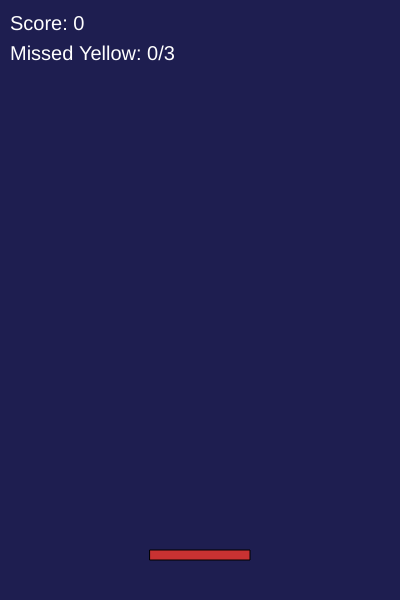
Frame 1 (no input)
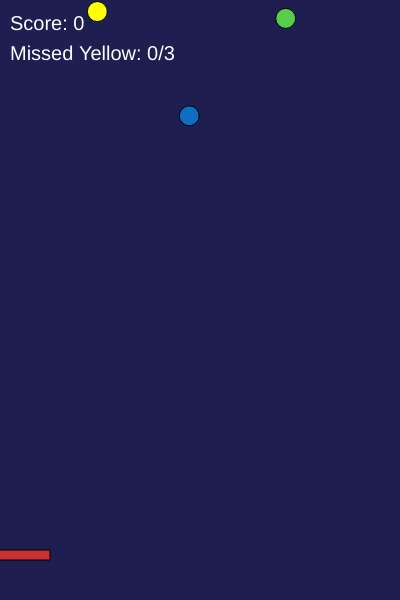
Frame 60 (no input)
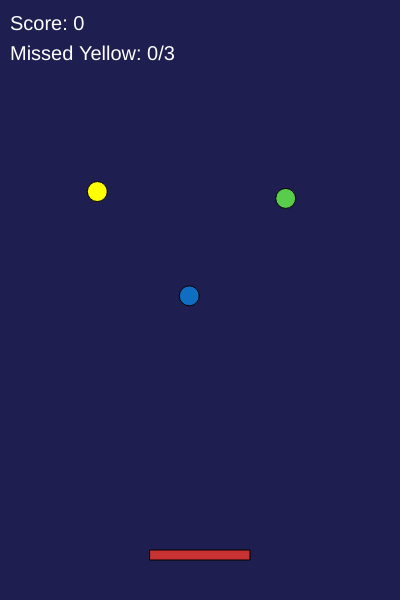
Frame 120 (the mouse pressed at the canvas centre since frame 60)

The p5.js sketch that drew these frames (run headless with seeded random() and noise() and a simulated clock; from frame 60 on, the mouse is pressed at the canvas centre):

// p5.js sketch
// ── sketch.js
// Catch the Falling Stars Game
let stars = [];
let basketX, basketY, basketWidth;
let score = 0;
let missedYellowStars = 0;
let maxMissedYellowStars = 3;
let gameOver = false;

function setup() {
  createCanvas(400, 600);
  basketX = width / 2;
  basketY = height - 50;
  basketWidth = 100;
  // Initialize a limited number of stars
  for (let i = 0; i < 3; i++) {
    stars.push(createStar());
  }
}

function draw() {
  background(30, 30, 80);

  if (!gameOver) {
    // Draw and move each star
    for (let star of stars) {
      fill(star.color);
      ellipse(star.x, star.y, 20);
      star.y += 3; 

      // Check if the star is caught
      if (
        star.y >= basketY &&
        star.x >= basketX - basketWidth / 2 &&
        star.x <= basketX + basketWidth / 2
      ) {
        if (star.color[0] === 255 && star.color[1] === 255 && star.color[2] === 0) {
          score++;
        }
        resetStar(star);
      }

      // Check if the star hits the bottom
      if (star.y > height) {
        if (star.color[0] === 255 && star.color[1] === 255 && star.color[2] === 0) {
          missedYellowStars++;
          if (missedYellowStars >= maxMissedYellowStars) {
            gameOver = true;
          }
        }
        resetStar(star);
      }
    }

    // Draw the basket
    fill(200, 50, 50);
    rect(basketX - basketWidth / 2, basketY, basketWidth, 10);

    // Move the basket with the mouse
    basketX = mouseX;

    // Display the score and missed yellow stars
    fill(255);
    textSize(20);
    text(`Score: ${score}`, 10, 30);
    text(`Missed Yellow: ${missedYellowStars}/${maxMissedYellowStars}`, 10, 60);
  } else {
    // Game Over screen
    fill(255);
    textSize(30);
    textAlign(CENTER, CENTER);
    text("Game Over!", width / 2, height / 2 - 20);
    textSize(20);
    text(`Final Score: ${score}`, width / 2, height / 2 + 20);
    text("Press R to Restart", width / 2, height / 2 + 50);
  }
}

function createStar() {
  return {
    x: random(width),
    y: random(-200, 0), // Start above the canvas
    color: random(1) < 0.5 ? [255, 255, 0] : [random(255), random(255), random(255)],
  };
}

function resetStar(star) {
  star.x = random(width);
  star.y = random(-200, 0);
  star.color = random(1) < 0.5 ? [255, 255, 0] : [random(255), random(255), random(255)];
}

function keyPressed() {
  if (gameOver && key === 'r') {
    gameOver = false;
    score = 0;
    missedYellowStars = 0;
    stars = [];
    for (let i = 0; i < 3; i++) {
      stars.push(createStar());
    }
  }
}
